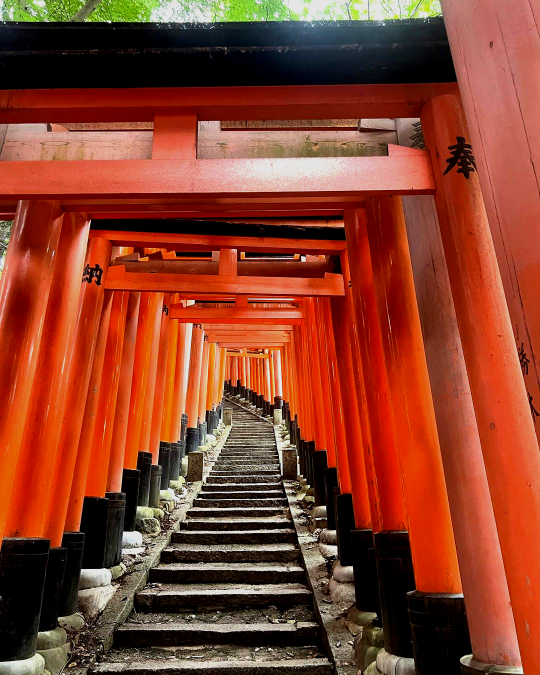
#> input picture Pic/Scene1/2.png, 1080 x 1350 px, found by its file name (shown at 1/2 size)
$ python Scene1.py
#> lines starting #> are read from the running program, lines starting #| are printed output that depends on the picture
import os
import cv2
import numpy as np
from PIL import Image
from moviepy.editor import VideoFileClip, AudioFileClip, CompositeVideoClip

def overlay_image_on_frames(frame_folder, image_path, output_video_path, frame_rate=30):
    # Load the overlay image as RGB
#> called with frame_folder = 'Video Frame/Aft', image_path = 'Pic/Scene1/2.png', output_video_path = 'Processed Pic/Scene1.mp4', frame_rate = 30
    try:
        overlay_image_pil = Image.open(image_path).convert("RGB")
#> overlay_image_pil is the input picture: PIL image 1080x1350 RGB; mean R, G, B 138.4, 63.6, 41.5
        overlay_image_np = np.array(overlay_image_pil)
    except Exception as e:
        print(f"Error loading overlay image: {e}")
        return

    if overlay_image_np is None:
        raise ValueError(f"Error loading image from path: {image_path}")

    # Convert RGB overlay image to BGR
    overlay_image_np = cv2.cvtColor(overlay_image_np, cv2.COLOR_RGB2BGR)

    # Read all frames from the folder
    frame_files = sorted([os.path.join(frame_folder, f) for f in os.listdir(frame_folder) if f.endswith(".png")])

    if not frame_files:
        print("No frames found in the directory.")
        return

    # Use the first frame to get dimensions
    first_frame = cv2.imread(frame_files[0], cv2.IMREAD_COLOR)
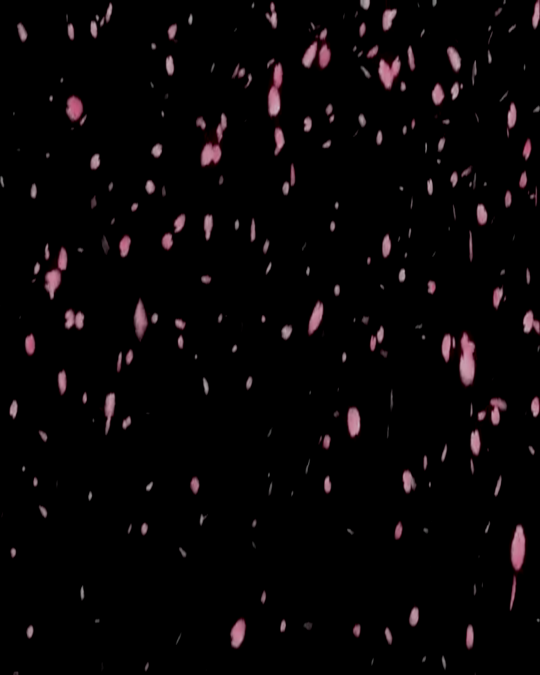
#> input picture Video Frame/Aft/0000.png, 1080 x 1350 px, found by its file name (shown at 1/2 size)
#> first_frame is the input picture: shape (1350, 1080, 3); mean B, G, R 5.8, 5, 7.5
    if first_frame is None:
        print(f"Error reading the first frame: {frame_files[0]}")
        return

    height, width = first_frame.shape[:2]
#> height = 1350; width = 1080

    # Resize the overlay image to match the frame dimensions
    overlay_image_pil = Image.fromarray(cv2.cvtColor(overlay_image_np, cv2.COLOR_BGR2RGB)).resize((width, height), Image.LANCZOS)
    overlay_image_np = np.array(overlay_image_pil)

    # Convert resized overlay image to BGR
    overlay_image_np = cv2.cvtColor(overlay_image_np, cv2.COLOR_RGB2BGR)

    # Create video writer
    fourcc = cv2.VideoWriter_fourcc(*'mp4v')
    video_writer = cv2.VideoWriter(output_video_path, fourcc, frame_rate, (width, height))

    for frame_file in frame_files:
        frame = cv2.imread(frame_file, cv2.IMREAD_COLOR)

        if frame is None:
            print(f"Error reading frame: {frame_file}")
            continue

        # Combine the overlay image with the frame
        combined_frame_np = cv2.addWeighted(frame, 1.0, overlay_image_np, 1.0, 0)  # Adjust alpha if needed
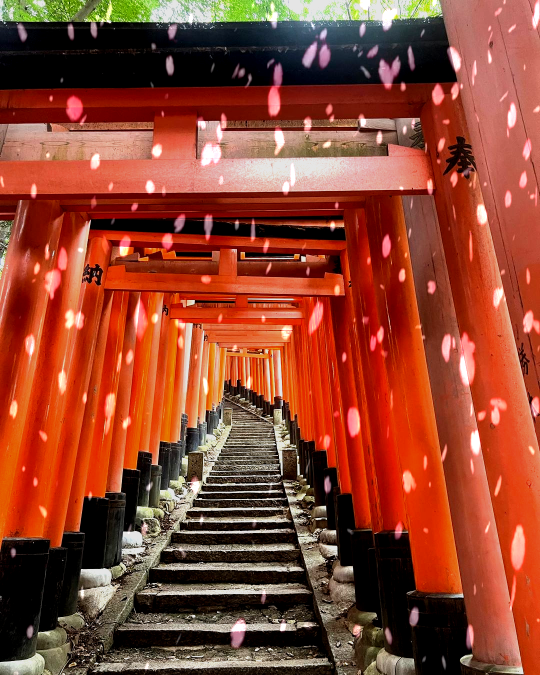
#> combined_frame_np: shape (1350, 1080, 3) (shown at 1/2 size); mean B, G, R 47.2, 68.5, 143.1

        # Write the frame to the video
        video_writer.write(combined_frame_np)
#> pass 2 of the loop in overlay_image_on_frames, `for frame_file in frame_files:`:
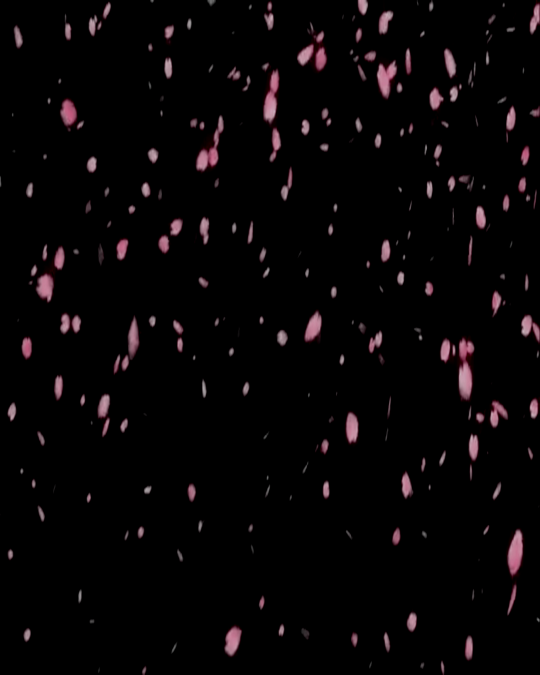
#> input picture Video Frame/Aft/0002.png, 1080 x 1350 px, found by its file name (shown at 1/2 size)
#> in overlay_image_on_frames, frame is the input picture: shape (1350, 1080, 3); mean B, G, R 5.9, 5.1, 7.6
#> in overlay_image_on_frames, `combined_frame_np = cv2.addWeighted(frame, 1.0, overlay_image_np, 1.0,..`:
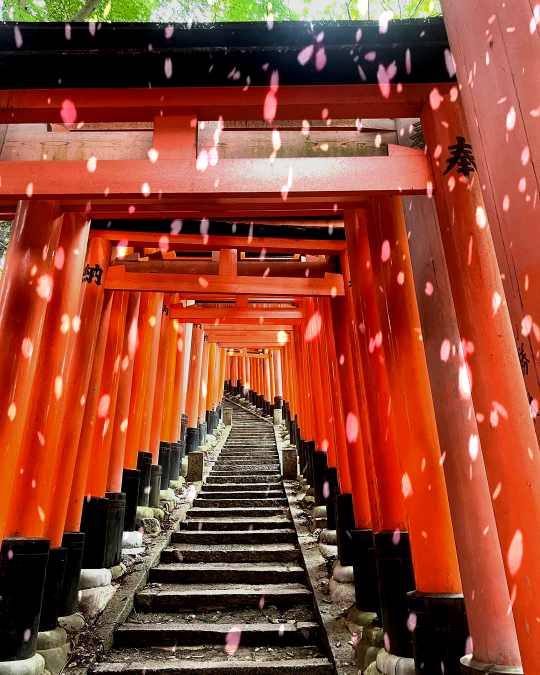
#> combined_frame_np: shape (1350, 1080, 3) (shown at 1/2 size); mean B, G, R 47.3, 68.5, 143.2
#> pass 3 of the loop in overlay_image_on_frames, `for frame_file in frame_files:`:
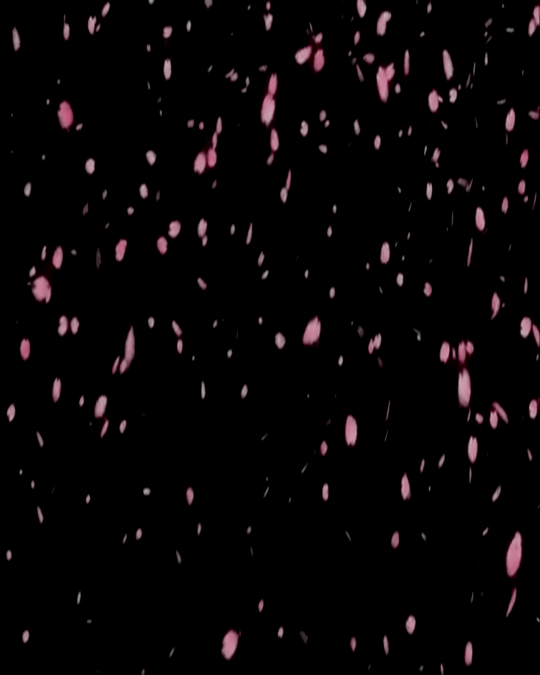
#> input picture Video Frame/Aft/0003.png, 1080 x 1350 px, found by its file name (shown at 1/2 size)
#> in overlay_image_on_frames, frame is the input picture: shape (1350, 1080, 3); mean B, G, R 5.9, 5, 7.7
#> in overlay_image_on_frames, `combined_frame_np = cv2.addWeighted(frame, 1.0, overlay_image_np, 1.0,..`:
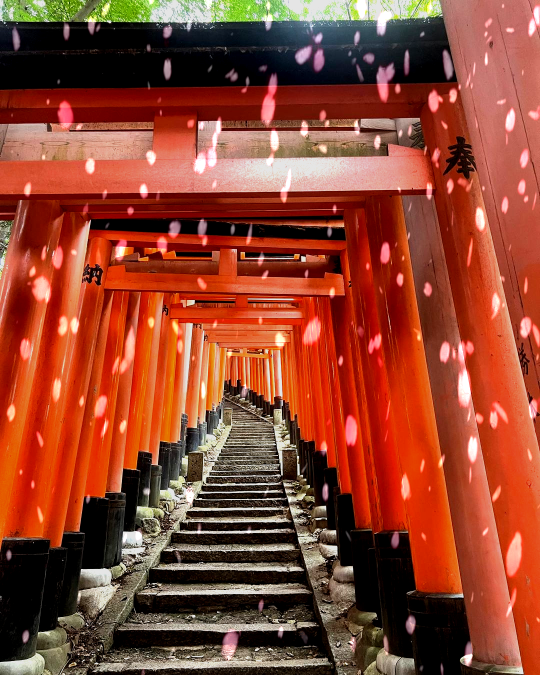
#> combined_frame_np: shape (1350, 1080, 3) (shown at 1/2 size); mean B, G, R 47.3, 68.5, 143.3

    video_writer.release()
    print(f"Video saved as {output_video_path}")


# Example usage
frame_folder = "Video Frame/Aft"  # Folder containing the extracted frames
image_path = "Pic/Scene1/2.png"  # Path to the overlay image
output_video_path = "Processed Pic/Scene1.mp4"  # Path to save the final video

overlay_image_on_frames(frame_folder, image_path, output_video_path, frame_rate=30)
